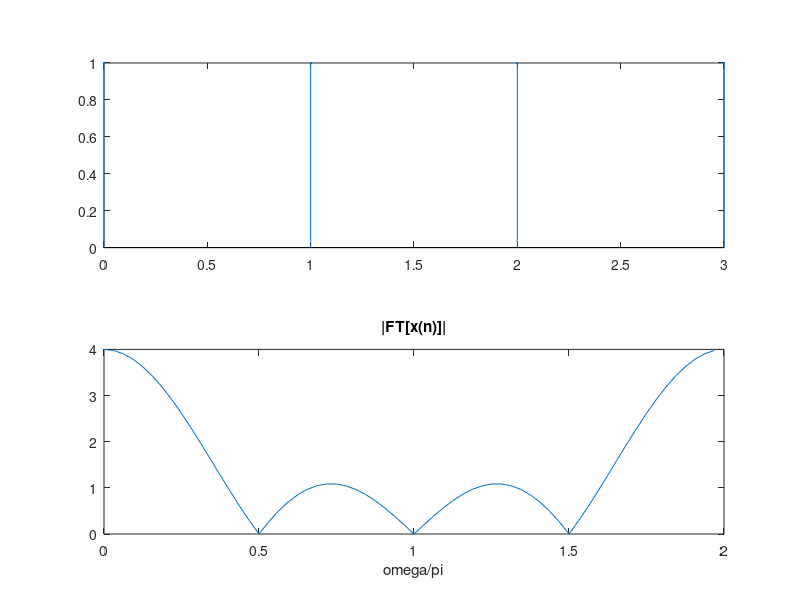

MATLAB code to generate this figure: (Note: this script raises an error after producing the figure.)
clc;
clear;
%% 时域采样定理的验证example
x = [1 1 1 1];
N = 64;
xk = fft(x,N);
Xm = abs(xk);
Xp = angle(xk);
figure(1);
subplot(211);
stem(0:3,x,'.');
subplot(212);
k = 0:N-1;
plot(2*k/N,Xm);
title("|FT[x(n)]|");
xlabel("\omega/\pi")

%% 时域采样定理的验证
% 1khz采样
t = 0:63;
n = t/1000;
f = 444.128*exp(-50*2^0.5.*n*pi).*sin(50*2^0.5.*n*pi).*uDT(n);
figure(2);
subplot(321);
stem(t,f,'.');
title("Fs=1khz");
fk = fft(f)/1000;
fm = abs(fk);
fp = angle(fk);
subplot(322);
plot(0:1000/63:1000,fm);
title("|T*FT[x1(n)]|");
xlabel("f(hz)");

%300hz采样
n = 0:1/300:0.063;
f = 444.128*exp(-50*2^0.5.*n*pi).*sin(50*2^0.5.*n*pi).*uDT(n);
subplot(323);
stem(0:18,f,'.');
title("Fs=300hz");
fk = fft(f)/300;
fm = abs(fk);
fp = angle(fk);
subplot(324);
plot(0:300/18:300,fm);
title("|T*FT[x2(n)]|");
xlabel("f(hz)");

%200hz采样
n = 0:1/200:0.063;
f = 444.128*exp(-50*2^0.5.*n*pi).*sin(50*2^0.5.*n*pi).*uDT(n);
subplot(325);
stem(0:12,f,'.');
title("Fs=200hz");
fk = fft(f)/200;
fm = abs(fk);
fp = angle(fk);
subplot(326);
plot(0:300/12:300,fm);
title("|T*FT[x3(n)]|");
xlabel("f(hz)");

clc;
clear;
t=0:1/1024:0.08
f = 444.128*exp(-50*2^0.5.*t*pi).*sin(50*2^0.5.*t*pi).*uDT(t);
figure(12);
title("f(t)");
xlabel("t");
xk = fft(f,1024)/1024;
Hm = abs(xk);
Hp = angle(xk);
subplot(311); 
plot(t,f);
title("原信号");
subplot(312); 
plot(0:512/511:512,Hm(1:512));
xlabel("f");
title("幅频特性曲线");
subplot(313); 
plot(0:2*pi/1023:pi,Hp(1:512));
xlabel("\omega");
title("相频特性曲线");
%% 频域采样定理的验证
M=27;N=32;n=0:M;
%产生 M 长三角波序列 x(n)
xa=0:floor(M/2); xb= ceil(M/2)-1:-1:0; xn=[xa,xb];
for i = 1:length(xn)
    if i<=14
        xn(i) = xn(i) +1;
    else
        xn(i) = xn(i);
    end
end
Xk=fft(xn,1024); %1024 点 FFT[x(n)], 用于近似序列 x(n)的 TF
X32k=fft(xn,32) ;%32 点 FFT[x(n)]
x32n=ifft(X32k); %32 点 IFFT[X32(k)]得到 x32(n)
X16k=X32k(1:2:N); %隔点抽取 X32k 得到 X16(K)
x16n=ifft(X16k,N/2); %16 点 IFFT[X16(k)]得到 x16(n)
subplot(3,2,2);stem(n,xn,'.');box on
title('(b) 三角波序列 x(n)');xlabel('n');ylabel('x(n)');axis([0,32,0,20])
k=0:1023;wk=2*k/1024; %
subplot(3,2,1);plot(wk,abs(Xk));title('(a)FT[x(n)]');
xlabel('\omega/\pi');ylabel('|X(e^j^\omega)|');axis([0,1,0,200])
k=0:N/2-1;
subplot(3,2,3);stem(k,abs(X16k),'.');box on
title('(c) 16 点频域采样');xlabel('k');ylabel('|X_1_6(k)|');axis([0,8,0,200])
n1=0:N/2-1;
subplot(3,2,4);stem(n1,x16n,'.');box on
title('(d) 16 点 IDFT[X_1_6(k)]');xlabel('n');ylabel('x_1_6(n)');axis([0,32,0,20])
k=0:N-1;
subplot(3,2,5);stem(k,abs(X32k),'.');box on
title('(e) 32 点频域采样');xlabel('k');ylabel('|X_3_2(k)|');axis([0,16,0,200])
n1=0:N-1;
subplot(3,2,6);stem(n1,x32n,'.');box on
title('(f) 32 点 IDFT[X_3_2(k)]');xlabel('n');ylabel('x_3_2(n)');axis([0,32,0,20])

%% 音频信号
[xn,fs] = audioread('F:\学习\数字信号处理实验\实验1\motherland.wav');
x = xn(1000:2999);
wx = 0:2*pi/511:2*pi;
xxk = fft(x,512);
HHm = abs(xxk);
HHp = angle(xxk);
figure(4);
subplot(311); 
[n,m]=size(x);
stem(0:n-1,x,'.');
title("2000个采样点原序列");
subplot(312); 
plot(wx,HHm);
xlabel("\omega");
title("幅频特性曲线");
subplot(313); 
plot(wx,HHp);
xlabel("\omega");
title("相频特性曲线");
for i = 1: 2000
    if mod(i,2)
    x1((i+1)/2) = x(i);
    else
    x2(i/2) = x(i);
    end
end
xxk = fft(x1,512);
HHm = abs(xxk);
HHp = angle(xxk);
figure(5);
subplot(311); 
[n,m]=size(x1);
stem(0:m-1,x1,'.');
title("奇数抽样序列");
subplot(312); 
plot(wx,HHm);
xlabel("\omega");
title("幅频特性曲线");
subplot(313); 
plot(wx,HHp);
xlabel("\omega");
title("相频特性曲线");


xxk = fft(x2,512);
HHm = abs(xxk);
HHp = angle(xxk);
figure(6);
subplot(311); 
[n,m]=size(x2);
stem(0:m-1,x2,'.');
title("偶数抽样序列");
subplot(312); 
plot(wx,HHm);
xlabel("\omega");
title("幅频特性曲线");
subplot(313); 
plot(wx,HHp);
xlabel("\omega");
title("相频特性曲线");

xk = fft(xn,1024);
figure(13)
Hm = abs(xk);
Hp = angle(xk);
subplot(311); 
[n,m]=size(xn);
plot(0:n-1,xn);
title("原信号");
subplot(312); 
plot(0:2*pi/1023:2*pi,Hm);
xlabel("\omega");
title("幅频特性曲线");
subplot(313); 
plot(0:2*pi/1023:2*pi,Hp);
xlabel("\omega");
title("相频特性曲线");